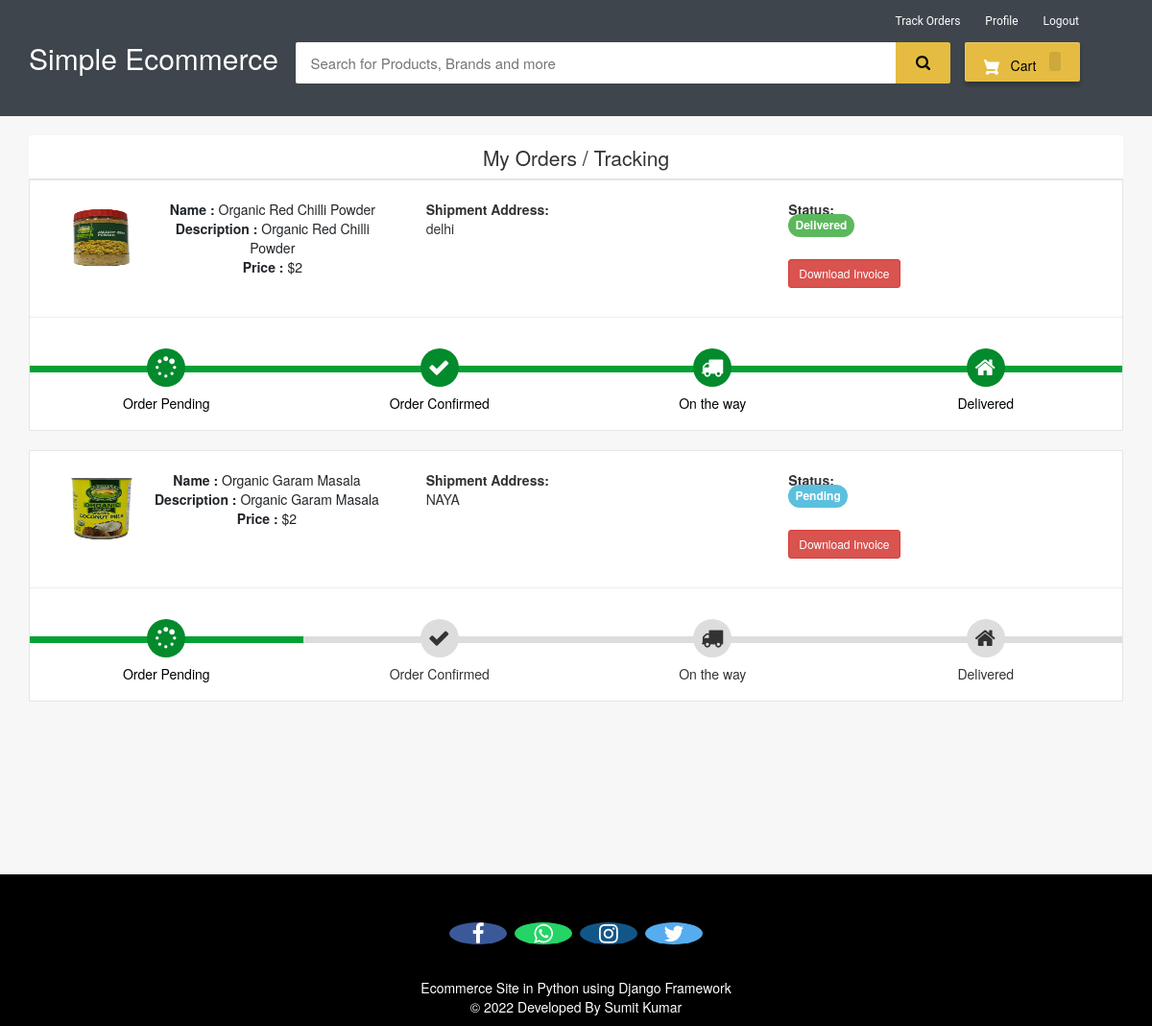
Page /my-order (signed in) on the committed database.
### ecom/models.py (models this page shows, shortened)
class Product(models.Model):
    name=models.CharField(max_length=40)
    product_image= models.ImageField(upload_to='product_image/',null=True,blank=True)
    price = models.PositiveIntegerField()
    description=models.CharField(max_length=40)

class Orders(models.Model):
    STATUS =(
        ('Pending','Pending'),
        ('Order Confirmed','Order Confirmed'),
        ('Out for Delivery','Out for Delivery'),
        ('Delivered','Delivered'),
    )
    customer=models.ForeignKey('Customer', on_delete=models.CASCADE,null=True)
    product=models.ForeignKey('Product',on_delete=models.CASCADE,null=True)
    email = models.CharField(max_length=50,null=True)
    address = models.CharField(max_length=500,null=True)
    mobile = models.CharField(max_length=20,null=True)
    order_date= models.DateField(auto_now_add=True,null=True)
    status=models.CharField(max_length=50,null=True,choices=STATUS)

### ecom/views.py (the view)
# urls.py: path('my-order', views.my_order_view,name='my-order'),
@login_required(login_url='customerlogin')
@user_passes_test(is_customer)
def my_order_view(request):
    customer=models.Customer.objects.get(user_id=request.user.id)
    orders=models.Orders.objects.all().filter(customer_id = customer)
    ordered_products=[]
    for order in orders:
        ordered_product=models.Product.objects.all().filter(id=order.product.id)
        ordered_products.append(ordered_product)
    return render(request,'ecom/my_order.html',{'data':zip(ordered_products,orders)})

### ecom/views.py (called while the page is built)
def is_customer(user):
    return user.groups.filter(name='CUSTOMER').exists()

### templates/ecom/my_order.html (shortened to what this page needs)
{% extends 'ecom/customer_base.html' %}
{% load static %}
{% block content %}
<br>
<div class="container">
    <header class="card-header" style="text-align:center; font-size: 21px"> My Orders / Tracking </header>
    {% for products,order in data %}
    <article class="card">
        <div class="card-body">
            <ul class="row" style="margin-left:20px;margin-top:20px;">
                <li class="col-md-4">
                  <figure class="itemside mb-3">
                    {%for product in products%}
                      <div class="aside"><img src="{% static product.product_image.url %}" class="img-sm border"></div>
                      <figcaption class="info align-self-center">
                          <p class="title"><strong>Name : </strong>{{product.name}} <br> <strong>Description : </strong>{{product.description}} <br> <strong>Price : </strong>${{product.price}}</p>
                      </figcaption>
                  </figure>
                </li>
                <li class="col-md-4">
                    <div class="col"> <strong>Shipment Address:</strong> <br> {{order.address}}</div>
                </li>
                <li class="col-md-4">
                    <div class="col"> <strong>Status:</strong> <br>
                        {% if order.status == 'Pending'%}
                        <td> <span class="label label-info" style="font-size: 12px; border-radius: 30px;">{{order.status}}</span></td>
                        {% elif order.status == 'Delivered' %}
                        <td> <span class="label label-success" style="font-size: 12px; border-radius: 30px;">{{order.status}}</span></td>
                        {% elif order.status == 'Out for Delivery' %}
                        <td> <span class="label label-default" style="font-size: 12px; border-radius: 30px;">{{order.status}}</span></td>
                        {%else%}
                          <td> <span class="label label-primary" style="font-size: 12px; border-radius: 30px;">{{order.status}}</span></td>
                        {%endif%}
                    </div> <br>
                    <h4><a style="text-decoration:none;" href="{% url 'download-invoice' order.id product.id  %}" ><button class="btn btn-danger btn-sm">Download Invoice</button></a></h4>
                </li>
                {%endfor%}
            </ul>
            <hr>
            <div class="track">
                {%if order.status == 'Pending' %}
                <div class="step active"> <span class="icon"> <i style="padding-top:3px; padding-right:25px;" class="fa fa-spinner"></i> </span> <span class="text">Order Pending</span> </div>
                <div class="step "> <span class="icon"> <i style="padding-top:3px; padding-right:25px;" class="fa fa-check"></i> </span> <span class="text"> Order Confirmed</span> </div>
                <div class="step "> <span class="icon"> <i style="padding-top:3px; padding-right:25px;" class="fa fa-truck"></i> </span> <span class="text"> On the way </span> </div>
                <div class="step "> <span class="icon"> <i style="padding-top:3px; padding-right:25px;" class="fa fa-home"></i> </span> <span class="text">Delivered</span> </div>
                {%else%}
                <div class="step active"> <span class="icon"> <i style="padding-top:3px; padding-right:25px;" class="fa fa-spinner"></i> </span> <span class="text">Order Pending</span> </div>
                <div class="step active"> <span class="icon"> <i style="padding-top:3px; padding-right:25px;" class="fa fa-check"></i> </span> <span class="text"> Order Confirmed</span> </div>
                <div class="step active"> <span class="icon"> <i style="padding-top:3px; padding-right:25px;" class="fa fa-truck"></i> </span> <span class="text"> On the way </span> </div>
                <div class="step active"> <span class="icon"> <i style="padding-top:3px; padding-right:25px;" class="fa fa-home"></i> </span> <span class="text">Delivered</span> </div>
                {%endif%}
            </div>
        </div>
    </article><br>
    {%endfor%}
</div>
<br><br><br><br><br>
{% endblock content %}

### templates/ecom/customer_base.html (shortened to what this page needs)
<html>
{% load static %}
<head>
<link rel="stylesheet" href="https://maxcdn.bootstrapcdn.com/bootstrap/3.3.0/css/bootstrap.min.css">
<link rel="stylesheet" href="https://maxcdn.bootstrapcdn.com/font-awesome/4.7.0/css/font-awesome.min.css">
</head>
<body>
<div id="navbar">
    <div class="container">
        <div class="row row1">
            <ul class="largenav pull-right">
                <li class="upper-links"><a class="links" href="/my-order">Track Orders</a></li>
                <li class="upper-links"><a class="links" href="/my-profile">Profile</a></li>
                <li class="upper-links"><a class="links" href="/logout">Logout</a></li>
            </ul>
        </div>
        <div class="row row2">
            <div class="col-sm-3">
                <h2 style="margin:0px;"><a style="text-decoration:none; color:white;" href="/"><span class="largenav">Simple Ecommerce </span></a></h2>
            </div>
            <div class="navbar-search smallsearch col-sm-7 col-xs-11">
              <form  action="/search" method="get">
                <div class="row"> <input class="navbar-input col-xs-11" type="search" placeholder="Search for Products, Brands and more" name="query" id="query">
                  <button class="navbar-button col-xs-1" type="submit">
                  </button>
                </div>
              </form>
            </div>
            <div class="cart1 largenav col-sm-2"> <a class="cart-button" href="/cart">  Cart <span class="item-number ">{{ product_count_in_cart }}</span> </a> </div>
        </div>
    </div>
</div>
{% block content %}
{% endblock content %}
<br><br><br>
<footer>
  <br>
  <p>
    <a href="#" class="fa fa-facebook"></a>
    <a href="#" class="fa fa-whatsapp"></a>
    <a href="#" class="fa fa-instagram"></a>
    <a href="#" class="fa fa-twitter"></a>
  </p>
  <br>
  <div class="container">
    <div class="row">
      <div class="col-md-12 col-sm-12">
        <div style="color:#ffffff;" class="wow fadeInUp footer-copyright">
          <p>Ecommerce Site in Python using Django Framework<br>
            &copy; 2022 Developed By Sumit Kumar </p>
        </div>
      </div>
    </div>
  </div>
</footer>
</body>
</html>

### templates/ecom/customer_base.html (style rules this page uses)
body { background-color: #f7f7f7; }
#navbar { background-color: #3e454c; color: black; }
.row1 { padding-top: 10px; padding-right: 50px }
.row2 { padding-bottom: 20px }
.navbar-input { padding: 11px 16px; border-radius: 2px 0 0 2px; border: 0 none; outline: 0 none; font-size: 15px }
.navbar-button { background-color: #e5bc41; border: 1px solid #e5bc41; border-radius: 0 2px 2px 0; color: #565656; padding: 10px 0; height: 43px; cursor: pointer }
.cart-button { background-color: #E5BC41; box-shadow: 0 4px 4px 0 rgba(0, 0, 0, .23), inset 1px 1px 0 0 hsla(0, 0%, 100%, .2); padding: 10px 0; text-align: center; height: 41px; border-radius: 2px; font-weight: 500; width: 120px; display: inline-block; color: #FFFFFF; text-decoration: none; color: inherit; border: none; outline: none }
.cart-svg { display: inline-block; width: 16px; height: 16px; vertical-align: middle; margin-right: 8px }
.item-number { border-radius: 3px; background-color: rgba(0, 0, 0, .1); height: 20px; padding: 3px 6px; font-weight: 500; display: inline-block; color: #fff; line-height: 12px; margin-left: 10px }
.upper-links { display: inline-block; padding: 0 11px; line-height: 23px; font-family: 'Roboto', sans-serif; letter-spacing: 0; color: inherit; border: none; outline: none; font-size: 12px }
.links { color: #fff; text-decoration: none }
.largenav { display: none }
.smallsearch { margin-left: 15px; margin-top: 15px }
footer { padding: 0px 0px 0px 0px; background-color: black; margin: 0px; }
.fa { font-size: 23px; width: 60px; text-align: center; text-decoration: none; margin: 5px 2px; border-radius: 50%; }
.fa-facebook { background: #3B5998; color: white; margin-top: 30px; }
.fa-whatsapp { background: #25d366; color: white; }
.fa-twitter { background: #55ACEE; color: white; }
.fa-instagram { background: #125688; color: white; }
p { text-align: center; }
@media screen and (min-width: 768px) { .largenav { display: block } }
@media screen and (min-width: 768px) { .smallsearch { margin: 0px } }

### templates/ecom/my_order.html (style rules this page uses)
body { background-color: #f7f7f7; }
.container { margin-top: 0px; margin-bottom: 0px }
.card { position: relative; display: -webkit-box; display: -ms-flexbox; display: flex; -webkit-box-orient: vertical; -webkit-box-direction: normal; -ms-flex-direction: column; flex-direction: column; min-width: 0; word-wrap: break-word; background-color: #fff; background-clip: border-box; border: 1px solid rgba(0, 0, 0, 0.1); border-radius: 0.10rem }
.card-header:first-child { border-radius: calc(0.37rem - 1px) calc(0.37rem - 1px) 0 0 }
.card-header { padding: 0.75rem 1.25rem; margin-bottom: 0; background-color: #fff; border-bottom: 1px solid rgba(0, 0, 0, 0.1) }
.track { position: relative; background-color: #ddd; height: 7px; display: -webkit-box; display: -ms-flexbox; display: flex; margin-bottom: 60px; margin-top: 50px }
.track .step { -webkit-box-flex: 1; -ms-flex-positive: 1; flex-grow: 1; width: 25%; margin-top: -18px; text-align: center; position: relative }
.track .step.active:before { background: #05a134 }
.track .step::before { height: 7px; position: absolute; content: ""; width: 100%; left: 0; top: 18px }
.track .step.active .icon { background: #038a2c; color: #fff }
.track .icon { display: inline-block; width: 40px; height: 40px; line-height: 40px; position: relative; border-radius: 100%; background: #ddd }
.track .step.active .text { font-weight: 400; color: #000 }
.track .text { display: block; margin-top: 7px }
.itemside { position: relative; display: -webkit-box; display: -ms-flexbox; display: flex; width: 100% }
.itemside .aside { position: relative; -ms-flex-negative: 0; flex-shrink: 0 }
.img-sm { width: 80px; height: 80px; padding: 7px }
ul.row, ul.row-sm { list-style: none; padding: 0 }
.itemside .info { padding-left: 15px; padding-right: 7px }
.itemside .title { display: block; margin-bottom: 5px; color: #212529 }
p { margin-top: 0; margin-bottom: 1rem }

### rows in the picture
Orders: address "delhi", status "Delivered", shows "Order Pending"
Product: product_image (picture), name "Organic Red Chilli Powder", description "Organic Red Chilli Powder", price "2"
Orders: address "NAYA", status "Pending", shows "Order Pending"
Product: product_image (picture), name "Organic Garam Masala", description "Organic Garam Masala", price "2"
